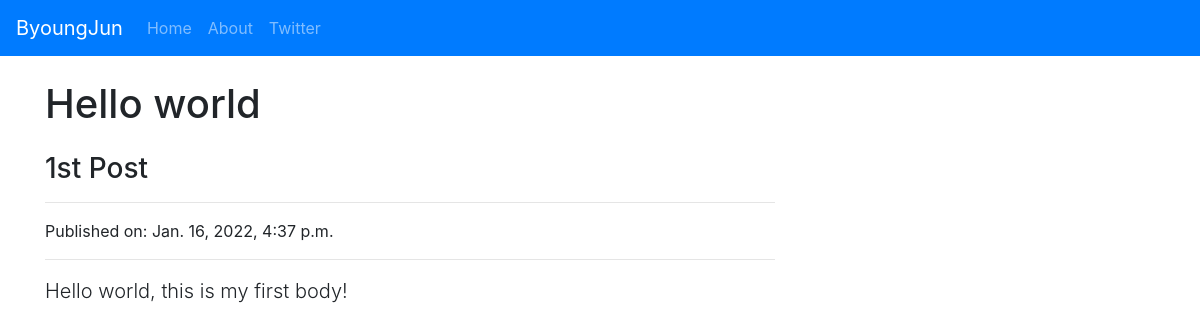
Screenshot of /first-post with the database file from the repository.
### home/models.py (models this page shows)
class BlogPost(models.Model):
    title = models.CharField(max_length=120, null=True, blank=False)
    subtitle = models.CharField(max_length=180, null=True, blank=False)
    slug = models.CharField(max_length=240, null=True, blank=False)
    body = models.TextField()
    created_at = models.DateTimeField(auto_now_add=True, null=False)
    updated_at = models.DateTimeField(auto_now=True, null=False)

### home/views.py (the view)
# urls.py: path('<str:slug>', read_article),
def read_article(request, slug):
    obj = get_object_or_404(BlogPost, slug=slug)
    template_name = 'read_article.html'
    context = {'object': obj}
    return render(request, template_name, context)

### templates/read_article.html (shortened to what this page needs)
{% extends "base.html" %}
{% block page_content %}
    <div class="container">
        <div class="row">
        <div class="col-lg-8">
            <h1 class="mt-4">{{object.title}}</h1>
            <h3 class="mt-4">{{object.subtitle}}</h1>
            <hr>
            <p>Published on: {{object.created_at}}</p>
            <hr>
            <p class="lead">{{object.body}}</p>
        </div>
        </div>
    </div>
{% endblock %}

### rows the page displays
BlogPost: title "Hello world", subtitle "1st Post", created_at "Jan. 16, 2022, 4:37 p.m.", body "Hello world, this is my first body!"
